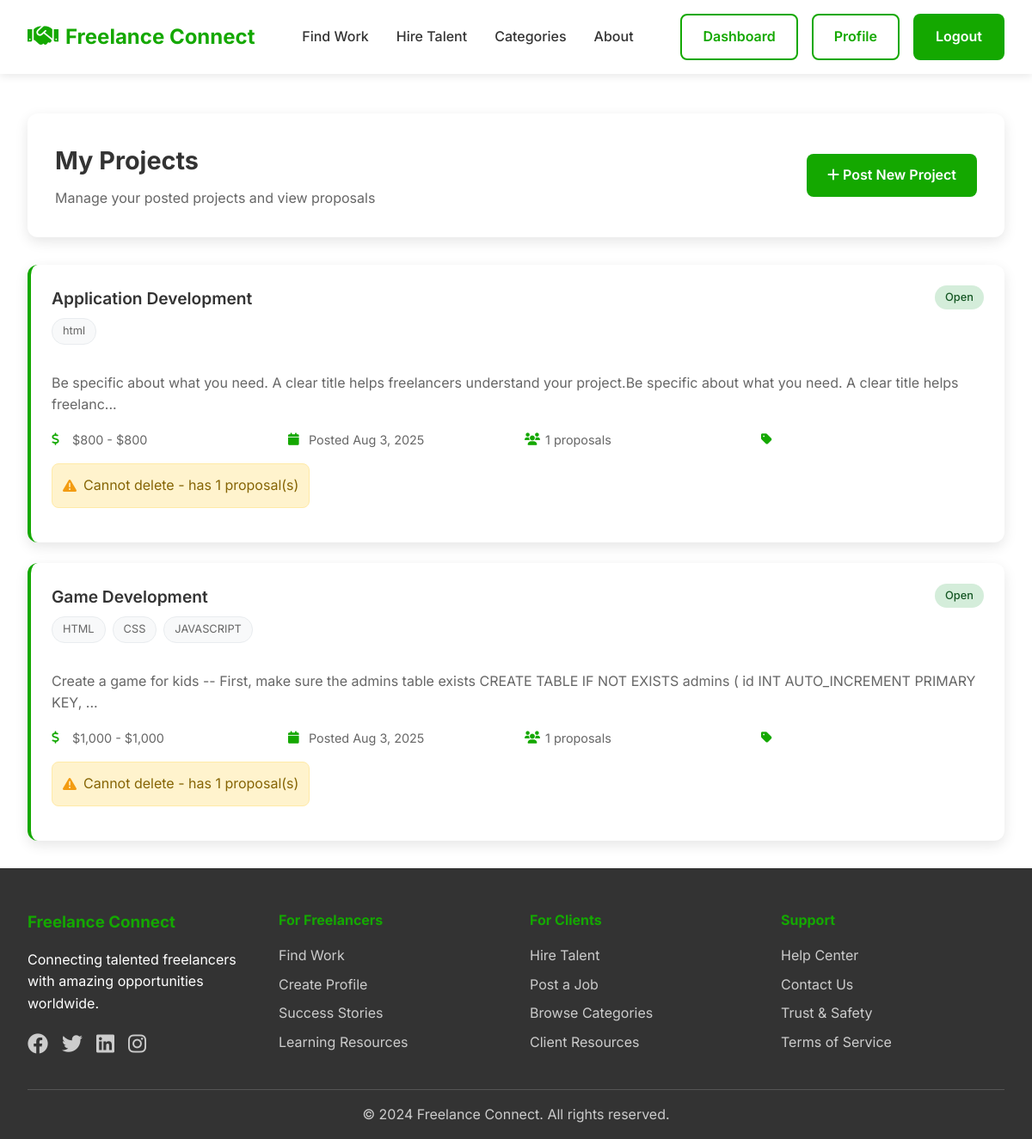
Screenshot of /freelance-connect/my-projects.php (signed in) with the database file from the repository.
### tables this page shows
CREATE TABLE `projects` (
  `id` int(11) NOT NULL,
  `client_id` int(11) NOT NULL,
  `category_id` int(11) NOT NULL,
  `title` varchar(200) NOT NULL,
  `description` text NOT NULL,
  `budget_min` decimal(10,2) DEFAULT NULL,
  `budget_max` decimal(10,2) DEFAULT NULL,
  `project_type` enum('fixed','hourly') NOT NULL,
  `skills_required` text DEFAULT NULL,
  `status` enum('open','in_progress','completed','cancelled') DEFAULT 'open',
  `created_at` timestamp NOT NULL DEFAULT current_timestamp(),
  `updated_at` timestamp NOT NULL DEFAULT current_timestamp() ON UPDATE current_timestamp(),
  `admin_notes` text DEFAULT NULL
);

### freelance-connect/my-projects.php (the view, shortened to what this page needs)
<?php
require_once 'config/db.php';
$user_id = $_SESSION['user_id'];
try {
    $stmt = $pdo->prepare("
        SELECT p.*,
               COUNT(pr.id) as proposal_count,
               c.name as category_name
        FROM projects p
        LEFT JOIN proposals pr ON p.id = pr.project_id
        LEFT JOIN categories c ON p.category_id = c.id
        WHERE p.client_id = ?
        GROUP BY p.id
        ORDER BY p.created_at DESC
    ");
    $stmt->execute([$user_id]);
    $projects = $stmt->fetchAll(PDO::FETCH_ASSOC);
} catch (PDOException $e) {
    $projects = [];
}
?>
<!DOCTYPE html>
<html lang="en">
<head>
    <link rel="stylesheet" href="assets/css/style.css">
    <link href="https://cdnjs.cloudflare.com/ajax/libs/font-awesome/6.0.0/css/all.min.css" rel="stylesheet">
</head>
<body>
    <?php include 'includes/header.php'; ?>
    <div class="projects-container">
        <div class="projects-header">
            <div>
                <h1 class="projects-title">My Projects</h1>
                <p class="projects-subtitle">Manage your posted projects and view proposals</p>
            </div>
            <a href="post-project.php" class="post-project-btn">
                <i class="fas fa-plus"></i> Post New Project
            </a>
        </div>
        <?php if (empty($projects)): ?>
            <div class="no-projects">
                <i class="fas fa-folder-open"></i>
                <h3>No Projects Yet</h3>
                <p>You haven't posted any projects yet. Start by creating your first project to find talented freelancers.
                </p>
                <a href="post-project.php" class="action-btn btn-primary">
                    <i class="fas fa-plus"></i> Post Your First Project
                </a>
            </div>
        <?php else: ?>
            <div class="projects-grid">
                <?php foreach ($projects as $project): ?>
                    <div class="project-card">
                        <div class="project-header">
                            <div>
                                <h3 class="project-title"><?php echo htmlspecialchars($project['title']); ?></h3>
                                <div class="skills-tags">
                                    <?php
                                    $skills = explode(', ', $project['skills_required']);
                                    foreach (array_slice($skills, 0, 3) as $skill): ?>
                                        <span class="skill-tag"><?php echo htmlspecialchars(trim($skill)); ?></span>
                                    <?php endforeach; ?>
                                </div>
                            </div>
                            <span class="project-status status-<?php echo $project['status']; ?>">
                                <?php echo ucfirst($project['status']); ?>
                            </span>
                        </div>
                        <p class="project-description">
                            <?php echo htmlspecialchars(substr($project['description'], 0, 150)) . (strlen($project['description']) > 150 ? '...' : ''); ?>
                        </p>
                        <div class="project-details">
                            <div class="detail-item">
                                <i class="fas fa-dollar-sign"></i>
                                <span>$<?php echo number_format($project['budget_min']); ?> -
                                    $<?php echo number_format($project['budget_max']); ?></span>
                            </div>
                            <div class="detail-item">
                                <i class="fas fa-calendar"></i>
                                <span>Posted <?php echo date('M j, Y', strtotime($project['created_at'])); ?></span>
                            </div>
                            <div class="detail-item">
                                <i class="fas fa-users"></i>
                                <span><?php echo $project['proposal_count']; ?> proposals</span>
                            </div>
                            <div class="detail-item">
                                <i class="fas fa-tag"></i>
                            </div>
                        </div>
                        <div class="project-actions">
                            <?php if ($project['proposal_count'] == 0): ?>
                                <form method="POST" style="display: inline;"
                                    onsubmit="return confirm('Are you sure you want to delete this project? This action cannot be undone.');">
                                    <input type="hidden" name="project_id" value="<?php echo $project['id']; ?>">
                                    <button type="submit" name="delete_project" class="action-btn btn-danger">
                                        <i class="fas fa-trash"></i> Delete Project
                                    </button>
                                </form>
                            <?php else: ?>
                                <div class="delete-confirmation">
                                    <i class="fas fa-exclamation-triangle"></i>
                                    <span>Cannot delete - has <?php echo $project['proposal_count']; ?> proposal(s)</span>
                                </div>
                            <?php endif; ?>
                        </div>
                    </div>
                <?php endforeach; ?>
            </div>
        <?php endif; ?>
    </div>
    <?php include 'includes/footer.php'; ?>
</body>
</html>

### freelance-connect/assets/css/style.css (style rules this page uses)
* { margin: 0; padding: 0; box-sizing: border-box; }
body { font-family: 'Inter', sans-serif; line-height: 1.6; color: #333; background-color: #fff; }

### freelance-connect/my-projects.php (style rules this page uses)
.projects-container { max-width: 1200px; margin: 0 auto; padding: 2rem; margin-top: 100px; }
.projects-header { background: white; padding: 2rem; border-radius: 12px; box-shadow: 0 5px 15px rgba(0, 0, 0, 0.1); margin-bottom: 2rem; display: flex; justify-content: space-between; align-items: center; }
.projects-title { font-size: 1.8rem; font-weight: 700; color: #333; margin-bottom: 0.5rem; }
.projects-subtitle { color: #666; }
.post-project-btn { background: #14a800; color: white; border: none; padding: 0.75rem 1.5rem; border-radius: 8px; text-decoration: none; font-weight: 600; transition: background 0.3s ease; }
.projects-grid { display: grid; gap: 1.5rem; }
.project-card { background: white; padding: 1.5rem; border-radius: 12px; box-shadow: 0 5px 15px rgba(0, 0, 0, 0.1); border-left: 4px solid #14a800; }
.project-header { display: flex; justify-content: space-between; align-items: flex-start; margin-bottom: 1rem; }
.project-title { font-size: 1.2rem; font-weight: 600; color: #333; margin-bottom: 0.5rem; }
.project-status { padding: 0.25rem 0.75rem; border-radius: 20px; font-size: 0.8rem; font-weight: 500; }
.status-open { background: #d4edda; color: #155724; }
.project-description { color: #666; margin-bottom: 1rem; line-height: 1.6; }
.project-details { display: grid; grid-template-columns: repeat(auto-fit, minmax(200px, 1fr)); gap: 1rem; margin-bottom: 1rem; }
.detail-item { display: flex; align-items: center; gap: 0.5rem; color: #666; font-size: 0.9rem; }
.detail-item i { color: #14a800; width: 16px; }
.project-actions { display: flex; gap: 1rem; flex-wrap: wrap; }
.skills-tags { display: flex; flex-wrap: wrap; gap: 0.5rem; margin-bottom: 1rem; }
.skill-tag { background: #f8f9fa; color: #666; padding: 0.25rem 0.75rem; border-radius: 15px; font-size: 0.8rem; border: 1px solid #e9ecef; }
.delete-confirmation { background: #fff3cd; color: #856404; border: 1px solid #ffeaa7; padding: 0.75rem; border-radius: 8px; margin-bottom: 1rem; display: flex; align-items: center; gap: 0.5rem; }
.delete-confirmation i { color: #f39c12; }

### rows the page displays
projects: title "Application Development", skills_required "html", status "Open", description "Be specific about what you need. A clear title helps freelancers understand your project.Be specific about what you need. A clear title helps freelanc", budget_min "800", budget_max "800", created_at "Aug 3, 2025", proposal_count "1"
projects: title "Game Development", skills_required "HTML", skills_required "CSS", skills_required "JAVASCRIPT", status "Open", description "Create a game for kids -- First, make sure the admins table exists CREATE TABLE IF NOT EXISTS admins ( id INT AUTO_INCREMENT PRIMARY KEY,", budget_min "1,000", budget_max "1,000", created_at "Aug 3, 2025", proposal_count "1"
